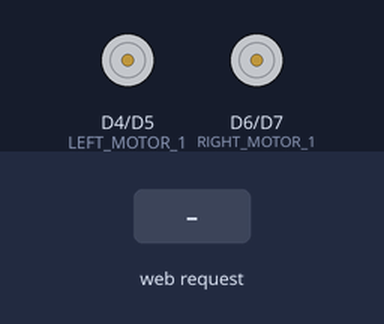
Recording of a program running on a simulated ESP8266 (NodeMCU). On the bench: motor-driver pin pairs drawn as motors (green arrow = first pin HIGH = forward, orange = second pin HIGH = backward, longer = more drive, scaled by the enable pin). Inputs (shaded band) come from the test bench. What the program prints to the serial monitor is not drawn.

Above: at 1.2 s.
1.3 s: HTTP request GET /forward received
At 1.7 s:
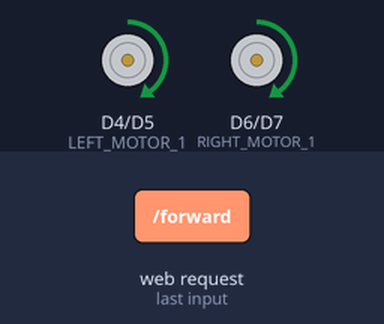
2.8 s: HTTP request GET /backward received
At 4.0 s:
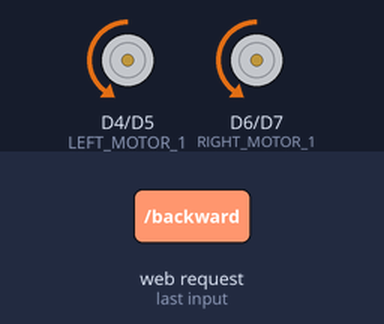
4.3 s: HTTP request GET /left received
At 5.2 s:
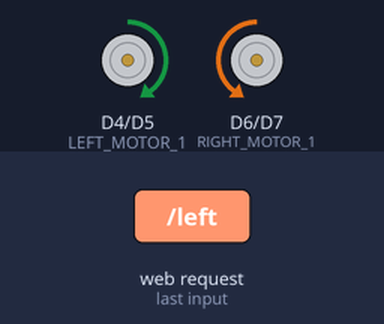
5.8 s: HTTP request GET /right received
At 6.3 s:
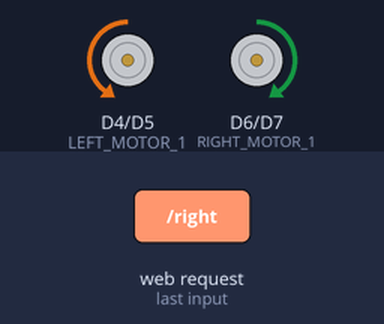
Timing chart, 0 to 8.3 s (numbered marks = the images above; inputs shaded):
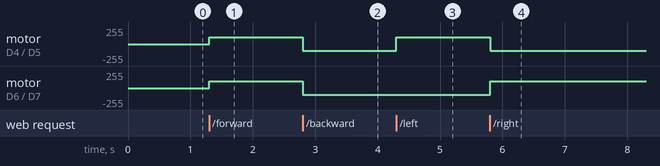

The program:

main.cpp
```cpp
#include <Arduino.h>
#include <ESP8266WiFi.h>
#include <ESP8266WebServer.h>

#define LEFT_MOTOR_1 D4
#define LEFT_MOTOR_2 D5
#define RIGHT_MOTOR_1 D6
#define RIGHT_MOTOR_2 D7
#define LMOTOR_PWM D1
#define RMOTOR_PWM D2

#define LEFT_SPEED 100
#define RIGHT_SPEED 100

ESP8266WebServer server(80);
const char* ssid = "MY_BOT_AP";
const char* password = "12345678";

void moveForward()
{
    digitalWrite(LEFT_MOTOR_1, HIGH);
    digitalWrite(LEFT_MOTOR_2, LOW);
    digitalWrite(RIGHT_MOTOR_1, HIGH);
    digitalWrite(RIGHT_MOTOR_2, LOW);
    analogWrite(LMOTOR_PWM, LEFT_SPEED);
    analogWrite(RMOTOR_PWM, RIGHT_SPEED);
}

void moveBackward()
{
    digitalWrite(LEFT_MOTOR_1, LOW);
    digitalWrite(LEFT_MOTOR_2, HIGH);
    digitalWrite(RIGHT_MOTOR_1, LOW);
    digitalWrite(RIGHT_MOTOR_2, HIGH);
    analogWrite(LMOTOR_PWM, LEFT_SPEED);
    analogWrite(RMOTOR_PWM, RIGHT_SPEED);
}

void moveLeft()
{
    digitalWrite(LEFT_MOTOR_1, HIGH);
    digitalWrite(LEFT_MOTOR_2, LOW);
    digitalWrite(RIGHT_MOTOR_1, LOW);
    digitalWrite(RIGHT_MOTOR_2, HIGH);
    analogWrite(LMOTOR_PWM, LEFT_SPEED);
    analogWrite(RMOTOR_PWM, RIGHT_SPEED);
}

void moveRight()
{
    digitalWrite(LEFT_MOTOR_1, LOW);
    digitalWrite(LEFT_MOTOR_2, HIGH);
    digitalWrite(RIGHT_MOTOR_1, HIGH);
    digitalWrite(RIGHT_MOTOR_2, LOW);
    analogWrite(LMOTOR_PWM, LEFT_SPEED);
    analogWrite(RMOTOR_PWM, RIGHT_SPEED);
}

void stop()
{
    digitalWrite(LEFT_MOTOR_1, LOW);
    digitalWrite(LEFT_MOTOR_2, LOW);
    digitalWrite(RIGHT_MOTOR_1, LOW);
    digitalWrite(RIGHT_MOTOR_2, LOW);
    analogWrite(LMOTOR_PWM, 0);
    analogWrite(RMOTOR_PWM, 0);
}

void handleRoot()
{
    String html = "<html><body style='text-align:center;'>";
    html += "<h1 style='color:white;'>Web Controlled Car</h1>";
    html += "<button onclick=\"fetch('/forward')\">Forward</button>";
    html += "<button onclick=\"fetch('/backward')\">Backward</button>";
    html += "<button onclick=\"fetch('/left')\">Left</button>";
    html += "<button onclick=\"fetch('/right')\">Right</button>";
    html += "<button onclick=\"fetch('/stop')\">Stop</button>";
    html += "</body></html>";
    server.send(200, "text/html", html);
}


void setup()
{
    Serial.begin(115200);

    // Create Access Point
    WiFi.mode(WIFI_AP);
    WiFi.softAP(ssid, password);

    Serial.println("Access Point Created!");
    Serial.print("SSID: ");
    Serial.println(ssid);
    Serial.print("Password: ");
    Serial.println(password);
    Serial.print("IP Address: ");
    Serial.println(WiFi.softAPIP());

    pinMode(LEFT_MOTOR_1, OUTPUT);
    pinMode(LEFT_MOTOR_2, OUTPUT);
    pinMode(RIGHT_MOTOR_1, OUTPUT);
    pinMode(RIGHT_MOTOR_2, OUTPUT);
    pinMode(LMOTOR_PWM, OUTPUT);
    pinMode(RMOTOR_PWM, OUTPUT);

    server.on("/", handleRoot);
    server.on("/forward", moveForward);
    server.on("/backward", moveBackward);
    server.on("/left", moveLeft);
    server.on("/right", moveRight);
    server.on("/stop", stop);

    server.begin();
    Serial.println("Server started");
    Serial.println("Connect to MY_BOT_AP WiFi network and visit: http://192.168.4.1");
}
void loop()
{
    server.handleClient();
}
```

Measured:
- after the input at 1.3 s, motor on D4 (LEFT_MOTOR_1) / D5 (LEFT_MOTOR_2), motor on D6 (RIGHT_MOTOR_1) / D7 (RIGHT_MOTOR_2): stopped → forward 100/255 at once
- after the input at 2.8 s, motor on D4 (LEFT_MOTOR_1) / D5 (LEFT_MOTOR_2), motor on D6 (RIGHT_MOTOR_1) / D7 (RIGHT_MOTOR_2): forward 100/255 → backward 100/255 at once
- after the input at 4.3 s, motor on D4 (LEFT_MOTOR_1) / D5 (LEFT_MOTOR_2): backward 100/255 → forward 100/255 at once
- after the input at 5.8 s, motor on D4 (LEFT_MOTOR_1) / D5 (LEFT_MOTOR_2): forward 100/255 → backward 100/255 at once; motor on D6 (RIGHT_MOTOR_1) / D7 (RIGHT_MOTOR_2): backward 100/255 → forward 100/255 at once
